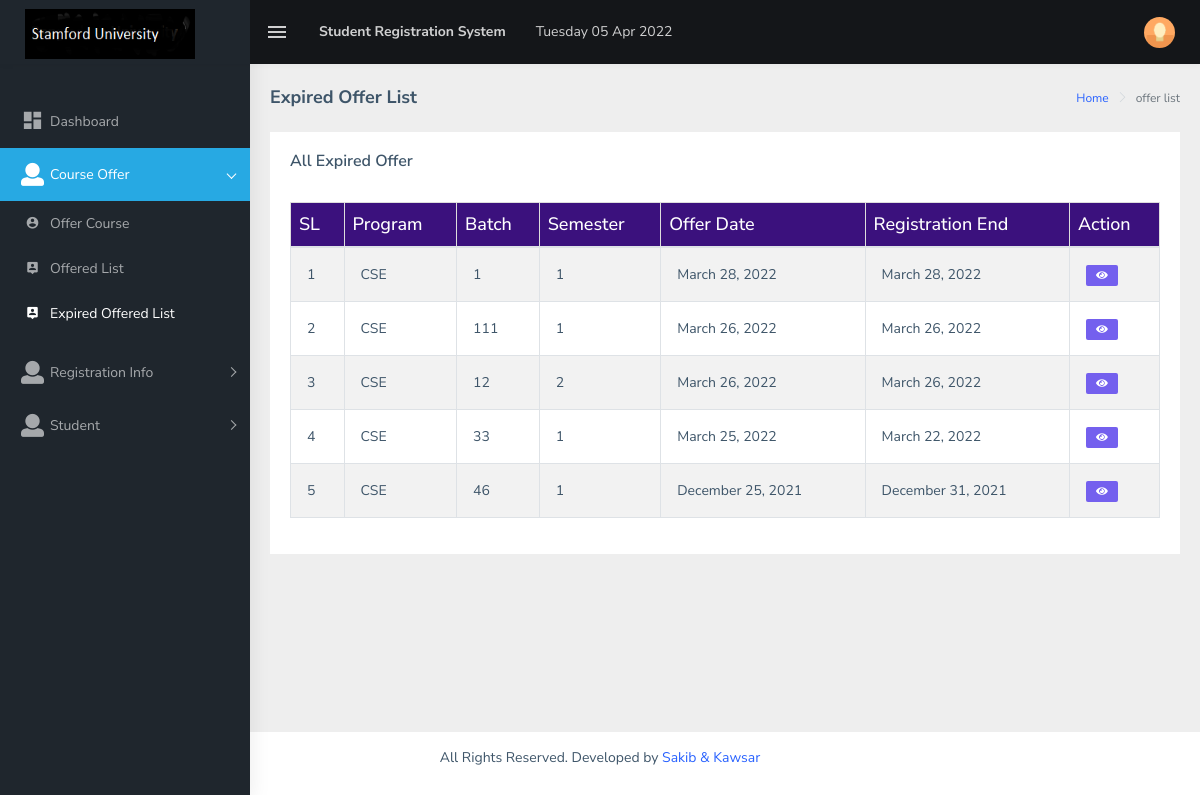
The page /app/expired-offer-list.php (signed in) on the database as committed earlier.
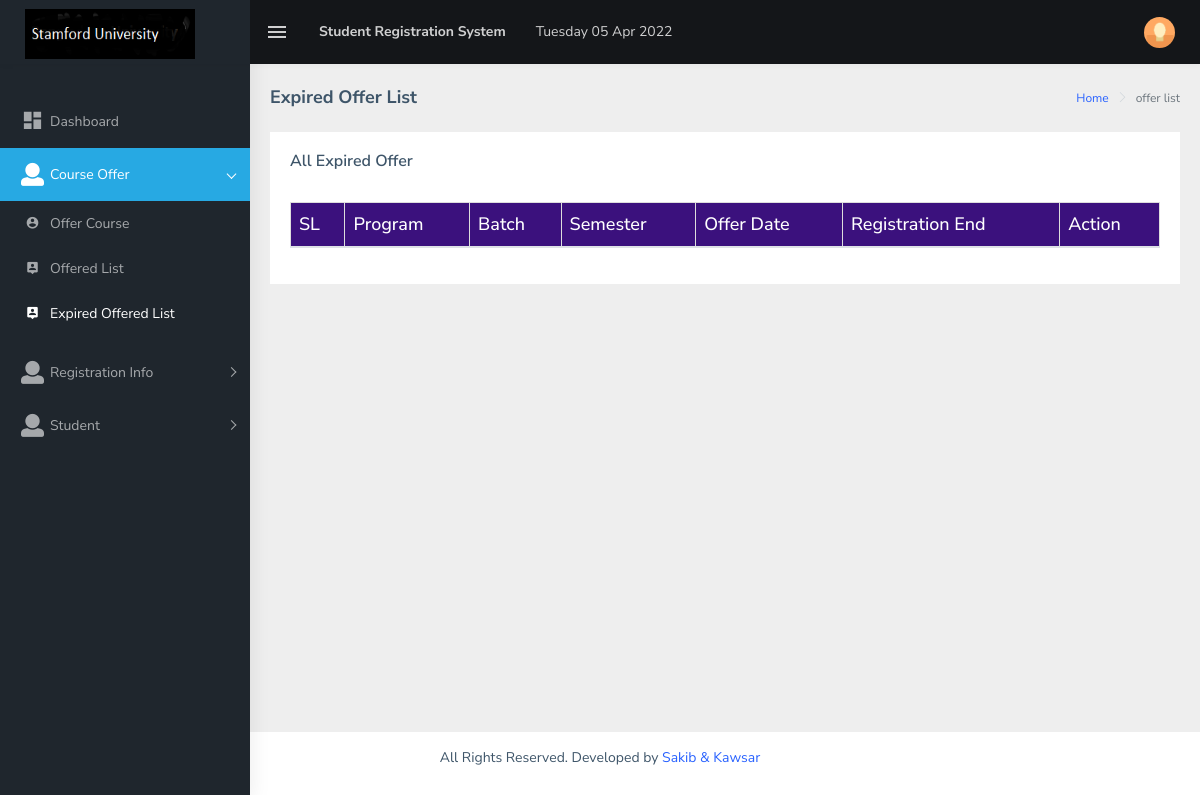
The same page on the database as committed later.
### tables this page shows
CREATE TABLE `offered_courses_info` (
  `id` int(11) NOT NULL,
  `program` varchar(255) NOT NULL,
  `batch` int(11) NOT NULL,
  `semester` varchar(200) NOT NULL,
  `offer_date` varchar(100) NOT NULL,
  `registration_end` varchar(100) NOT NULL,
  `user_id` int(11) NOT NULL,
  `deletion_status` tinyint(3) NOT NULL DEFAULT 0
);

### app/core/Database.php (called while the page is built, shortened)
<?php
Class Database {
    public $host = DB_HOST;
    public $user = DB_USER;
    public $pass = DB_PASS;
    public $dbname = DB_NAME;
    public $link;
    private function connectDB() {
        $this->link = new mysqli($this->host, $this->user, $this->pass, $this->dbname);
    }
    public function select($query) {
        $result = $this->link->query($query) or
                die($this->link->error . __LINE__);
        if ($result->num_rows > 0) {
            return $result;
        } else {
            return false;
        }
    }
}
?>

### app/class/Admin.php (called while the page is built, shortened)
<?php
class Admin {
    private $db;
    public function __construct() {
        $this->db = new Database();
    }
    public function getAllExpiredOffer() {
        $query = "SELECT * FROM offered_courses_info WHERE deletion_status = 0 AND registration_end < DATE(NOW()) ORDER BY id DESC";
        $result = $this->db->select($query);
        return $result;
    }
}
?>

### app/core/Format.php (called while the page is built, shortened)
<?php
class Format {
    public function formatDate($date) {
        return date('F j, Y', strtotime($date));
    }
}
?>

### app/expired-offer-list.php (the view, shortened to what this page needs)
<?php include 'header.php'; ?>
<?php include 'sidebar.php'; ?>
<?php
$getStu = $admin->getAllExpiredOffer();
?>
<div class="page-wrapper">
    <div class="page-breadcrumb">
        <div class="row">
            <div class="col-12 d-flex no-block align-items-center">
                <h4 class="page-title">Expired Offer List</h4>
                <div class="ml-auto text-right">
                    <nav aria-label="breadcrumb">
                        <ol class="breadcrumb">
                            <li class="breadcrumb-item"><a href="dashboard.php">Home</a></li>
                            <li class="breadcrumb-item active" aria-current="page">offer list</li>
                        </ol>
                    </nav>
                </div>
            </div>
        </div>
    </div>
    <div class="container-fluid">
        <div class="row">
            <div class="col-md-12">
                <div class="card">
                    <div class="card-body">
                        <h5 class="card-title">All Expired Offer</h5>
                        <br>
                        <div class="table-responsive">
                            <table id="zero_config" class="table table-striped table-bordered tbl">
                                <thead>
                                    <tr>
                                        <th>SL</th>
                                        <th>Program</th>
                                        <th>Batch</th>
                                        <th>Semester</th>
                                        <th>Offer Date</th>
                                        <th>Registration End</th>
                                        <th>Action</th>
                                    </tr>
                                </thead>
                                <tbody>
                                    <?php
                                    if ($getStu) {
                                        $i = 0;
                                        while ($result = $getStu->fetch_assoc()) {
                                            $i++;
                                            ?>
                                            <tr>
                                                <td><?php echo $i; ?></td>
                                                <td><?php echo $result['program']; ?></td>
                                                <td><?php echo $result['batch']; ?></td>
                                                <td><?php echo $result['semester']; ?></td>
                                                <td><?php echo $fm->formatDate($result['offer_date']); ?></td>
                                                <td><?php echo $fm->formatDate($result['registration_end']); ?></td>
                                                <td>
                                                <a target="_blank" href="view-offer-details.php?oid=<?php echo $result['id']; ?>"><span class="label label-primary"><i class="fas fa-eye"></i></span></a>
                                                </td>
                                            </tr>
                                            <?php
                                        }
                                    }
                                    ?>
                                </tbody>
                            </table>
                        </div>
                    </div>
                </div>
            </div>
        </div>
    </div>
</div>
<?php include 'footer.php'; ?>

Rows that differ between the two databases and show on the page:
removed offered_courses_info: program "CSE", batch "1", semester "1", offer_date "March 28, 2022", registration_end "March 28, 2022"
removed offered_courses_info: program "CSE", batch "111", semester "1", offer_date "March 26, 2022", registration_end "March 26, 2022"
removed offered_courses_info: program "CSE", batch "12", semester "2", offer_date "March 26, 2022", registration_end "March 26, 2022"
no longer on this page (row edited): offered_courses_info: program "CSE", batch "33", semester "1", offer_date "March 25, 2022", registration_end "March 22, 2022"
no longer on this page (row edited): offered_courses_info: program "CSE", batch "46", semester "1", offer_date "December 25, 2021", registration_end "December 31, 2021"
